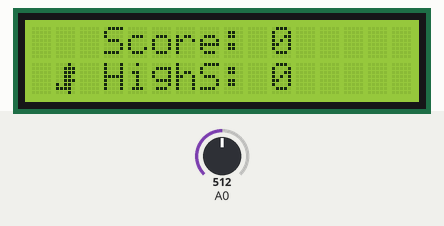
Bench run of a sketch on a simulated Arduino Uno, built with avr-gcc and run on an emulated ATmega328P. Parts: 16×2 character LCD. The inputs (shaded band) are chosen by the test bench; at power-on: A0 = 512. Random numbers use the default seed unless the sketch sets one.

Above: at 2.2 s.
2.3 s: A0 set to 340
3.8 s: A0 set to 312
At 4.32 s:
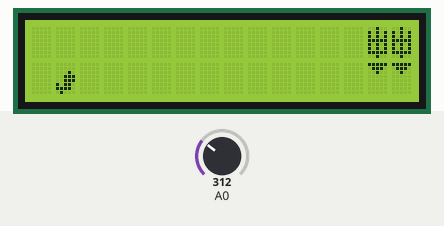
6.3 s: A0 set to 191
9.3 s: A0 set to 162
At 12.2 s:
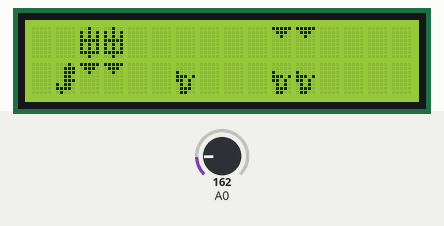
12.3 s: A0 set to 306
At 15.1 s:
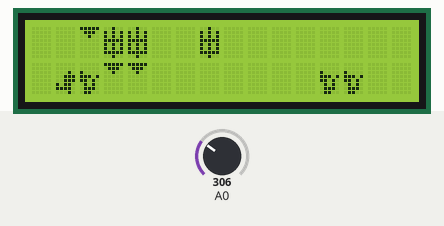
15.3 s: A0 set to 511
At 16.8 s:
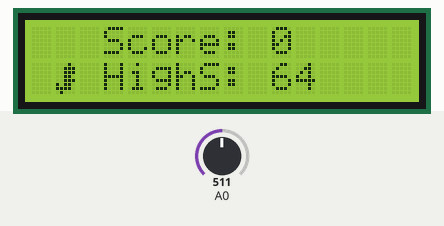
Timing chart, 0 to 18.3 s (numbered marks = the images above; inputs shaded):
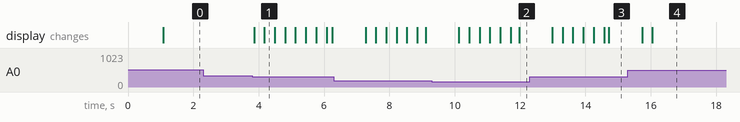

Measured:
- the behaviour switches between 330 and 329 on A0 (found by bisection; images 0 and 1)
- the behaviour switches between 180 and 179 on A0 (found by bisection; images 1 and 2)
- after the input at 2.3 s, every drawn part: stays the same
- after the input at 3.8 s, the display: first changes after 0.06 s (image 1 shows a later state)

The sketch:

DinosaurGame.ino
```cpp
/* DinosaurGame
 *  Written by Erbol Syzdyk
 *  Youtube: https://www.youtube.com/watch?v=pR_U7vryuJY
 *  Original Source: https://pastebin.com/raw/h0Xnpmxc
 */

#include <LiquidCrystal.h>
LiquidCrystal lcd(8, 9, 4, 5, 6, 7);

#define btnRight     0
#define btnUp        1
#define btnDown      2
#define btnLeft      3
#define btnSelect    4
#define btnNone      5

byte dino[8] =
{
 B00010,
 B00111,
 B00111,
 B00110,
 B00111,
 B10110,
 B11110,
 B01010
};
byte dino1[8] =
{
 B00010,
 B00111,
 B00111,
 B00110,
 B00111,
 B10110,
 B11110,
 B01000
};

byte dino2[8] =
{
 B00010,
 B00111,
 B00111,
 B00110,
 B00111,
 B10110,
 B11110,
 B00010
};
byte dinosit[8] =
{
 B00000,
 B00000,
 B00010,
 B00111,
 B00111,
 B10110,
 B11110,
 B01010
};
byte dinosit1[8] =
{
 B00000,
 B00000,
 B00010,
 B00111,
 B00111,
 B10110,
 B11110,
 B01000
};
byte dinosit2[8] =
{
 B00000,
 B00000,
 B00010,
 B00111,
 B00111,
 B10110,
 B11110,
 B00010
};
byte obs1[8] =
{
 B00000,
 B00000,
 B10000,
 B11101,
 B11010,
 B01010,
 B01110,
 B01100
};

byte obs2[8] =
{
 B00100,
 B00100,
 B01110,
 B11111,
 B11111,
 B01110,
 B00100,
 B00100
};

byte obs3[8] =
{
 B11111,
 B01110,
 B00100,
 B00000,
 B00000,
 B00000,
 B00000,
 B00000
};

byte obs4[8] =
{
 B00100,
 B10101,
 B10101,
 B11111,
 B10101,
 B10101,
 B11111,
 B00100
};
byte freep[8] =
{
 B00000,
 B00000,
 B00000,
 B00000,
 B00000,
 B00000,
 B00000,
 B00000
};

int mat[2][24] = {
  {7,7,7,7,7,7,7,7,7,7,7,7,7,7,7,7,7,7,7,7,7,7,7,7},
  {7,0,7,7,7,7,7,7,7,7,7,7,7,7,7,7,7,7,7,7,7,7,7,7}
  };

int dinoAnim[] = {1,0,2,3};

void setup() {
  Serial.begin(9600);

  //pinMode(but1,INPUT);
  //pinMode(but2,INPUT);
  lcd.createChar(0, dino1);
  lcd.createChar(1, dino2);
  lcd.createChar(2, dinosit1);
  lcd.createChar(3, dinosit2);
  lcd.createChar(4, obs1);
  lcd.createChar(5, obs3);
  lcd.createChar(6, obs4);
  lcd.createChar(7, freep);
  lcd.begin(16, 2);

  gameover();

}
int b1 = 0;
int b2 = 0;
int walk = 0;
int fps = 0;
int maxhigh = 600;
long jumpstarted = 0;
int isJumping = 1;
int pausebetween = 1;
bool gamestarted = false;
int highscore = 0;
int score = 0;
void redraw(){
  for(int j = 15; j >= 0; j--){
    for(int i = 0; i < 2; i++){
      lcd.setCursor(j,i);
      lcd.write(mat[i][j]);
    }
  }
  if(!gamestarted){
    String s = "Score: "+String(score);
    String hs = "HighS: "+String(highscore);
    lcd.setCursor(3,0);
    lcd.print(s);
    lcd.setCursor(3,1);
    lcd.print(hs);
  }
}

void cleanmat(){
  for(int i = 0; i < 2; i++){
    for(int j = 0; j < 16; j++){
      mat[i][j] = 7;
    }
  }
}

void gameover(){
  cleanmat();
  gamestarted = false;
  pausebetween = 1;
  delay(1000);
}
void loop() {
  if((getKey() == btnUp) && !b2)jumpstarted = millis();

  b1 = (getKey() == btnDown);
  b2 = (getKey() == btnUp);

  if(!gamestarted){
    if(b1 || b2){
      gamestarted = true;
      score = 0;
    }
  }
  if(gamestarted){
    if(fps%3==0)walk+=1;
    walk%=2;
    if(fps%4==0){
      pausebetween -= 1;
      for(int i = 0; i<2;i++){
        for(int j = 0; j<23; j++){
          mat[i][j] = mat[i][j+1];
        }
      }
      mat[0][23] = 7;
      mat[1][23] = 7;
    }

    if(!pausebetween)generate_obstacles();

    isJumping = !((millis()-jumpstarted<maxhigh) && b2);

    if(!isJumping && mat[0][1]==6){
      gameover();
    }
    if(!isJumping && !b1 && mat[0][1]==5){
      gameover();
    }
    if(isJumping && mat[1][1]==4){
      gameover();
    }
    if(isJumping && mat[1][1]==5 && !b1){
      gameover();
    }
    if(!b1) score+=1;
    if(score>highscore)highscore=score;
    fps+=1;
  }
  redraw();
  lcd.setCursor(1,isJumping);
  lcd.write(dinoAnim[b1*2+(walk)]);

  delay(20);
}

void generate_obstacles(){
  int obscount = random(1,4);
  int types[4][2] = {{7,4},{6,5},{5,4},{6,7}} ;
  int type = random(0,4);
  for(int i = 0; i< obscount; i++){
    mat[0][16+i] = types[type][0];
    mat[1][16+i] = types[type][1];
  }
  int spacecount = random(2,5);
  pausebetween = obscount + spacecount;
}

int getKey() {
  int b = analogRead(A0);
  if (b > 1000) return btnNone;
  if (b < 50) return btnRight;
  if (b < 180) return btnUp;
  if (b < 330) return btnDown;
  if (b < 520) return btnLeft;
  if (b < 700) return btnSelect;
  return btnNone;
}
```
